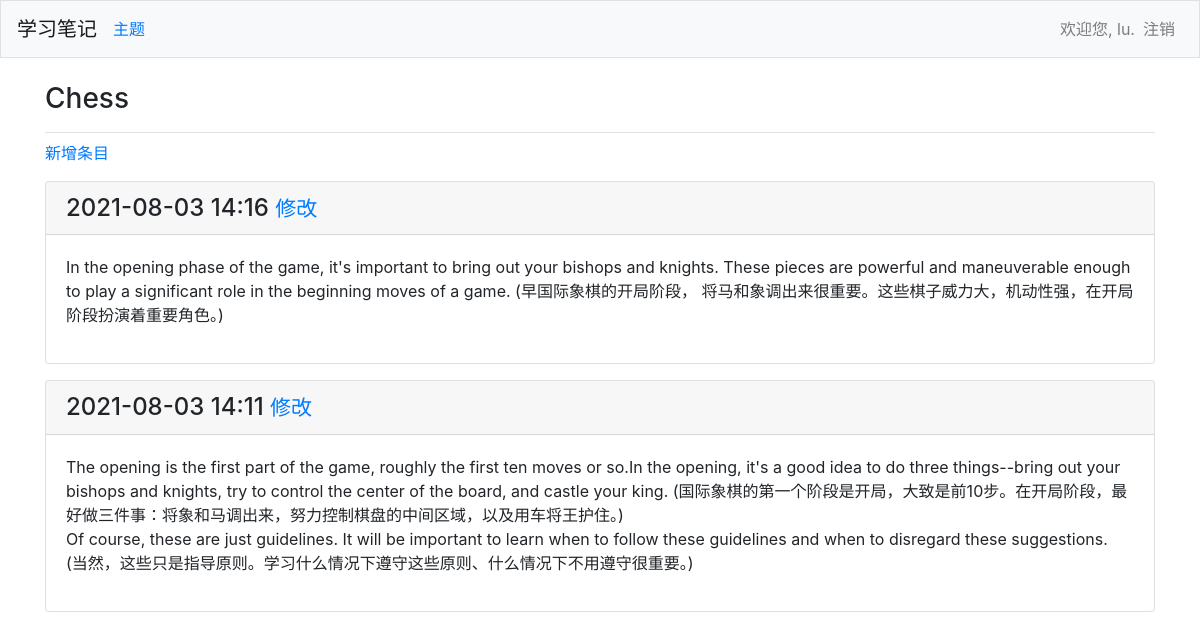
The page /topics/1/ (signed in) on the database its author committed.
### learning_logs/models.py (models this page shows, shortened)
class Topic(models.Model):
    text = models.CharField('主题', max_length=200)
    date_added = models.DateTimeField('修改时间', auto_now_add=True)
    owner = models.ForeignKey(User, verbose_name='拥有者',
                              on_delete=models.CASCADE)
    class Meta:
        verbose_name = '主题'
        verbose_name_plural = verbose_name
    def __str__(self):
        return self.text

class Entry(models.Model):
    topic = models.ForeignKey(Topic, verbose_name='主题', on_delete=models.CASCADE)
    text = models.TextField('条目')
    date_added = models.DateTimeField('修改时间', auto_now_add=True)
    class Meta:
        verbose_name = '条目'
        verbose_name_plural = verbose_name

### learning_logs/views.py (the view)
# urls.py: path('topics/<int:topic_id>/', views.topic, name='topic'),
@login_required
def topic(request, topic_id):
    topic = Topic.objects.get(id=topic_id)
    check_topic_owner(topic, request)
    entries = topic.entry_set.order_by('-date_added')
    context = {'topic': topic, 'entries': entries}
    return render(request, 'learning_logs/topic.html', context)

### learning_logs/views.py (called while the page is built)
def check_topic_owner(topic, request):
    if topic.owner != request.user:
        raise Http404

### learning_logs/templates/learning_logs/topic.html
{% extends 'learning_logs/base.html' %}
{% block page_header %}
<h3>{{ topic }}</h3>
{% endblock page_header %}
{% block content %}
<p>
    <a href="{% url 'learning_logs:new_entry' topic.id %}">新增条目</a>
</p>
{% for entry in entries %}
<div class="card mb-3">
    <h4 class="card-header">
        {{ entry.date_added|date:'Y-m-d H:i' }}
        <small><a href="{% url 'learning_logs:edit_entry' entry.id %}">修改</a></small>
    </h4>
    <div class="card-body">
        {{ entry.text|linebreaks }}
    </div>
</div>
{% empty %}
<p>这个主题还没有添加条目呢！</p>
{% endfor %}
{% endblock content %}

### learning_logs/templates/learning_logs/base.html (shortened to what this page needs)
{% load bootstrap4 %}
<!doctype html>
<html lang="en">
<head>
    {% bootstrap_css %}
</head>
<body>
<nav class="navbar navbar-expand-md navbar-light bg-light mb-4 border">
    <a class="navbar-brand" href="{% url 'learning_logs:index'%}">学习笔记</a>
    <div class="collapse navbar-collapse" id="navbarCollapse">
        <ul class="navbar-nav mr-auto">
            <li class="nav-item">
                <a class="nac-link" href="{% url 'learning_logs:topics'%}">主题</a>
            </li>
        </ul>
        <ul class="navbar-nav ml-auto">
            {% if user.is_authenticated %}
            <li class="nav-item">
                <span class="navbar-text">欢迎您, {{ user.username }}.</span>
            </li>
            <li class="nav-item">
                <a class="nav-link" href="{% url 'users:logout' %}">注销</a>
            </li>
            {% endif %}
        </ul>
    </div>
</nav>
<main role="main" class="container">
    <div class="pb-2 mb-2 border-bottom">
        {% block page_header %}{% endblock page_header %}
    </div>
    <div>
        {% block content %}{% endblock content %}
    </div>
</main>
</body>
</html>

### rows shown on the page
Topic: text "Chess"
Entry: date_added "2021-08-03 14:16", text "In the opening phase of the game, it's important to bring out your bishops and knights. These pieces are powerful and maneuverable enough to play a significant role in the beginning moves of a game. (早国际象棋的开局阶段， 将马和象调出来很重要。这些棋子威力大，机动性强，在开局阶段扮演着重要角色。)"
Entry: date_added "2021-08-03 14:11", text "The opening is the first part of the game, roughly the first ten moves or so.In the opening, it's a good idea to do three things--bring out your bishops and knights, try to control the center of the board, and castle your king. (国际象棋的第一个阶段是开局，大致是前10步。在开局阶段，最好做三件事：将象和马调出来，努力控制棋盘的中间区域，以及用车将王护住。) Of course, these are just guidelines. It will be important to learn when to follow these guidelines and when to disregard these suggestions. (当然，这些只是指导原则。学习什么情况下遵守这些原则、什么情况下不用遵守很重要。)"

### other values the page prints
{{ user.username }} "lu"
